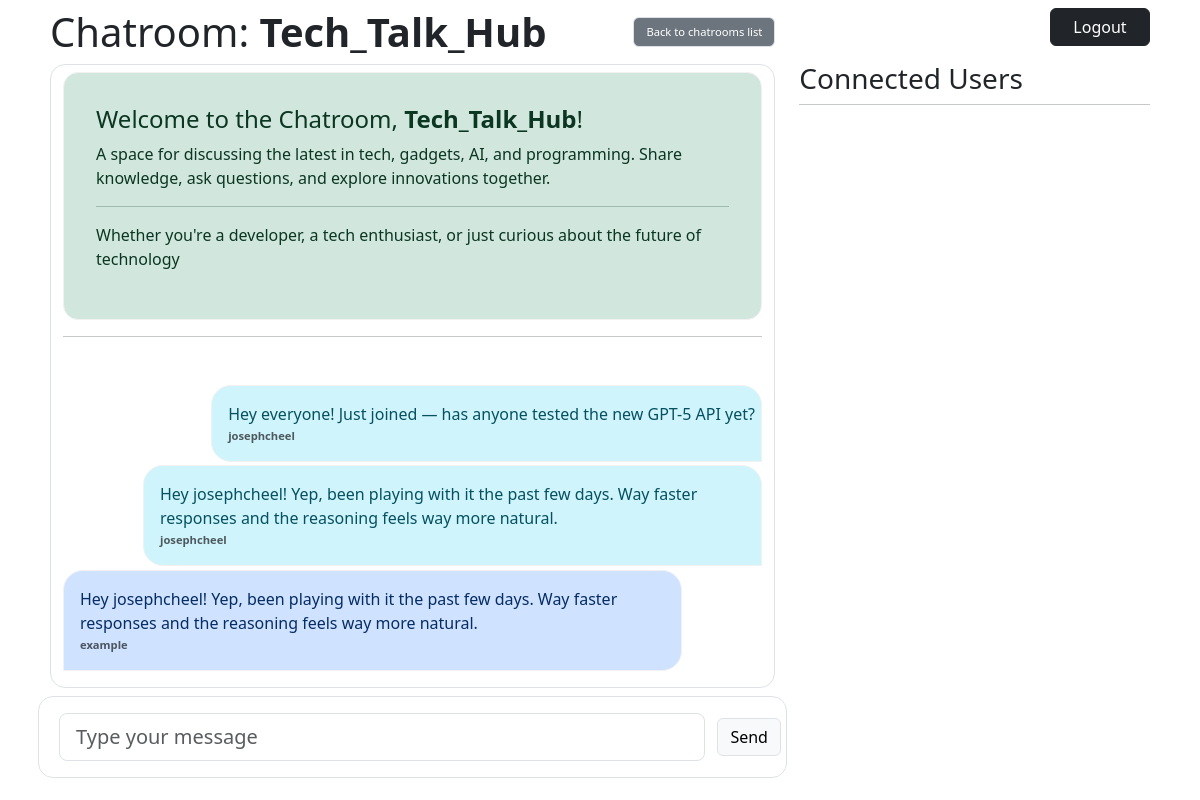
The page /chats/Tech_Talk_Hub/ (signed in) on the database its author committed.
### chat/models.py (models this page shows, shortened)
class chatRoom(models.Model):
	name = models.CharField(
		max_length=100,
		validators=[
			RegexValidator(
				regex=r'^[a-zA-Z0-9._-]+$',
				message='Name must be a valid unicode string containing only ASCII alphanumerics, hyphens, underscores, or periods.'
			)
		]
	)
	description = models.TextField(max_length=200, blank=True)
	sub_description = models.TextField(max_length=100, blank=True)
	created_at = models.DateTimeField(auto_now_add=True)
	last_three_messages = models.ManyToManyField(Message, blank=True)

class Message(models.Model):
	chat_room = models.ForeignKey('chatRoom', on_delete=models.CASCADE)
	sender = models.ForeignKey(User, on_delete=models.CASCADE)
	message = models.TextField()
	created_at = models.DateTimeField(auto_now_add=True)

### chat/views.py (the view)
# urls.py: path('', views.chat_view, name='index'),
@login_required(login_url='/')
def chat_view(request, *args, **kwargs):
	room_name = kwargs.get('room_name')
	if room_name:
		try:
			chat_room = chatRoom.objects.get(name=room_name)
		except chatRoom.DoesNotExist:
			return redirect('chat:index')
		last_three_messages = chat_room.last_three_messages.all()
		return render(request, 'chat.html', {
			'chatRoom': chat_room,
			'messages': last_three_messages
		})
	else:
		return render(request, 'chatrooms_list.html', {
			'chatrooms': chatRoom.objects.all()
		})

### chat/templates/chat.html (shortened to what this page needs)
{% extends 'base.html' %}
{% block content %}
	<div class="d-flex justify-content-center align-items-center w-100 h-100">
		<section class="container row p-2">
			<main class="col-12 col-md-8 d-flex flex-column">
				<div>
					<div class="d-flex justify-content-between align-items-center mb-2">
						<h1 class="mb-0">Chatroom: <strong>{{ chatRoom.name }}</strong></h1>
						<a href="{% url 'chat:index' %}" class="btn btn-secondary border" style="font-size: 0.7rem;">
							Back to chatrooms list
						</a>
					</div>
					<div class="container border mb-2" id="chat-box">
						<div class="alert alert-success mt-3 welcome-box">
							<h4 class="alert-heading ">Welcome to the Chatroom, <strong>{{ chatRoom.name }}</strong>!</h4>
							<p>{{ chatRoom.description }}</p>
							<hr>
							 <p>{{ chatRoom.sub_description }}</p>
						  </div>
						<hr class="mb-5">
						{% for message in messages %}
							{% if message.sender == user %}
								<div class="row">
									<div class="col-12">
										<div class="d-flex justify-content-end">
											<div class="alert alert-info my-message-box">
												<div class="mb-0">
													{{message.message}}
												</div>
												<div class="end-0 bottom-0 text-muted mt-0"  style="font-size: 0.8rem;">
													<small><strong>{{message.sender.username}}</strong></small>
												</div>
											</div>
										</div>
									</div>
								</div>
							{% else %}
								<div class="row">
									<div class="col-12">
										<div class="d-flex justify-content-start">
											<div class="alert alert-primary other-message-box">
												<div class="mb-0">
													{{ message.message }}
												</div>
												<div class="end-0 bottom-0 text-muted" style="font-size: 0.8rem;">
													<small><strong>{{message.sender.username}}</strong></small>
												</div>
											</div>
										</div>
									</div>
								</div>
							{% endif %}
						{% endfor %}
					</div>
				</div>
				<form class="row d-flex justify-content-center flex-grow-0 py-3 px-4 border mt-auto mb-2 pe-2 ps-2" id="chat-form" >
					<div class="col-lg-11 col-9">
						<input type="text" class="form-control form-control-lg" id="inputMessage" placeholder="Type your message">
					</div>
					<div class="col-lg-1 col-3 d-flex ps-0 align-items-center">
						<button type="submit" class="btn btn-light border ">Send</button>
					</div>
				</form>
			</main>
			<aside class="col-4 d-flex flex-column">
				<div class="d-flex justify-content-end mb-3">
					<a href="{% url 'account:logout' %}" class="refresh btn btn-dark" style="width: 100px;">
						Logout
					</a>
				</div>
				<h3>Connected Users</h3>
				<hr class="mt-0 mb-3">
			</aside>
		</section>
	</div>
{% endblock %}

### chat/templates/chat.html (style rules this page uses)
#chat-form { border-radius: 15px; }
.welcome-box { border: 1px solid #f1f1f1; border-radius: 15px; padding: 2rem; word-wrap: break-word; }
.my-message-box { border: 1px solid #f1f1f1; border-radius: 20px 20px 0 20px; padding: 1rem, 1rem, 1rem, 1rem; margin-bottom: 0.2rem; padding-right: 0.4rem; margin-left: 5em; }
.other-message-box { border: 1px solid #f1f1f1; border-radius: 20px 20px 20px 0px; padding: 1rem, 1rem, 1rem, 1rem; margin-right: 5em; }

### rows shown on the page
chatRoom: name "Tech_Talk_Hub", description "A space for discussing the latest in tech, gadgets, AI, and programming. Share knowledge, ask questions, and explore innovations together.", sub_description "Whether you're a developer, a tech enthusiast, or just curious about the future of technology"
Message: message "Hey everyone! Just joined — has anyone tested the new GPT-5 API yet?", sender.username "josephcheel"
Message: message "Hey josephcheel! Yep, been playing with it the past few days. Way faster responses and the reasoning feels way more natural.", sender.username "josephcheel"
Message: message "Hey josephcheel! Yep, been playing with it the past few days. Way faster responses and the reasoning feels way more natural.", sender.username "example"
